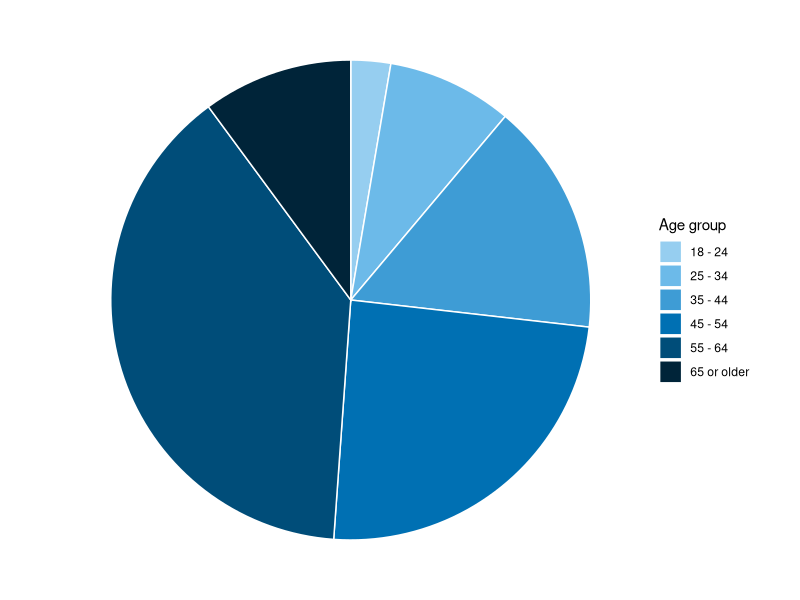

Reproduce this figure in R. (Note: this script raises an error after producing the figure.)
library(tidyverse)

# Load data
final_data <- read.csv("Data/data_clean.csv")

anglers <- final_data[,-1]
rownames(anglers) <- final_data[,1]

######### * DATA PREPARATION ######### 

### Set factor levels ###

anglers <- anglers %>%
  mutate(LICENSE = factor(LICENSE, levels = c("Saltwater","General","Shoreline","Charter")),
         AGE = factor(AGE, levels = c("18 - 24","25 - 34","35 - 44","45 - 54","55 - 64","65 or older")),
         GENDER = factor(GENDER, levels = c("Male","Female")),
         COUNTY = factor(COUNTY, levels = c("Hillsborough","Manatee","Pasco","Pinellas","Polk","Sarasota","Other")),
         INCOME = factor(INCOME, levels = c("$25,000 or less","$25,001 - $50,000","$50,001 - $75,000","$75,001 - $100,000","$100,000 or more")),
         FREQUENCY = factor(FREQUENCY, levels = c("A few times","About once a month","About once a week","Many times a week")),
         DURATION = factor(DURATION, levels = c("Less than a year","1 - 4 years","5 - 9 years","10 - 19 years","20 years or more")),
         SKILL = factor(SKILL, levels = c("Very poor","Poor","Fair","Good","Excellent")),
         SPECIES_SNOOK = factor(SPECIES_SNOOK, levels = c("Never","Rarely","Sometimes","Often","Always")),
         SPECIES_SEATROUT = factor(SPECIES_SEATROUT, levels = c("Never","Rarely","Sometimes","Often","Always")),
         SPECIES_REDDRUM = factor(SPECIES_REDDRUM, levels = c("Never","Rarely","Sometimes","Often","Always")),
         SPECIES_TARPON = factor(SPECIES_TARPON, levels = c("Never","Rarely","Sometimes","Often","Always")),
         SPECIES_SHEEPSHEAD = factor(SPECIES_SHEEPSHEAD, levels = c("Never","Rarely","Sometimes","Often","Always")),
         SPECIES_SNAPPER = factor(SPECIES_SNAPPER, levels = c("Never","Rarely","Sometimes","Often","Always")),
         SPECIES_GROUPER = factor(SPECIES_GROUPER, levels = c("Never","Rarely","Sometimes","Often","Always")),
         SPECIES_OTHER = factor(SPECIES_OTHER, levels = c("Never","Rarely","Sometimes","Often","Always")),
         HABITAT_SEAGRASS = factor(HABITAT_SEAGRASS, levels = c("Never","Rarely","Sometimes","Often","Always")),
         HABITAT_HARDBTM = factor(HABITAT_HARDBTM, levels = c("Never","Rarely","Sometimes","Often","Always")),
         HABITAT_ARTREEF = factor(HABITAT_ARTREEF, levels = c("Never","Rarely","Sometimes","Often","Always")),
         HABITAT_RIVER = factor(HABITAT_RIVER, levels = c("Never","Rarely","Sometimes","Often","Always")),
         HABITAT_SHORELINE = factor(HABITAT_SHORELINE, levels = c("Never","Rarely","Sometimes","Often","Always")),
         HABITAT_INFRASTR = factor(HABITAT_INFRASTR, levels = c("Never","Rarely","Sometimes","Often","Always")),
         AR_RELIEF = factor(AR_RELIEF, levels = c("Not sure","Low","Moderate","High")),
         AR_SIZE = factor(AR_SIZE, levels = c("Not sure","Small","Medium","Large")),
         AR_DEPTH = factor(AR_DEPTH, levels = c("Not sure","Shallow","Moderate","Deep")),
         AR_COMPLEX = factor(AR_COMPLEX, levels = c("Not sure","Simple","Moderate","Complex")),
         AR_MATERIAL_CONCRETE = factor(AR_MATERIAL_CONCRETE, levels = c("Not sure","Never","Rarely","Sometimes","Often","Always")),
         AR_MATERIAL_PREFAB = factor(AR_MATERIAL_PREFAB, levels = c("Not sure","Never","Rarely","Sometimes","Often","Always")),
         AR_MATERIAL_ROCK = factor(AR_MATERIAL_ROCK, levels = c("Not sure","Never","Rarely","Sometimes","Often","Always")),
         AR_MATERIAL_TIRE = factor(AR_MATERIAL_TIRE, levels = c("Not sure","Never","Rarely","Sometimes","Often","Always")),
         CONCRETE_ATTRACTFISH = factor(CONCRETE_ATTRACTFISH, levels = c("Strongly disagree","Disagree","Somewhat disagree","Somewhat agree","Agree","Strongly agree")),
         CONCRETE_WORSEWQ = factor(CONCRETE_WORSEWQ, levels = c("Strongly disagree","Disagree","Somewhat disagree","Somewhat agree","Agree","Strongly agree")),
         CONCRETE_SEDSTABILIZE = factor(CONCRETE_SEDSTABILIZE, levels = c("Strongly disagree","Disagree","Somewhat disagree","Somewhat agree","Agree","Strongly agree")),
         CONCRETE_DAMAGEHAB = factor(CONCRETE_DAMAGEHAB, levels = c("Strongly disagree","Disagree","Somewhat disagree","Somewhat agree","Agree","Strongly agree")),
         CONCRETE_RESTORETOOL = factor(CONCRETE_RESTORETOOL, levels = c("Strongly disagree","Disagree","Somewhat disagree","Somewhat agree","Agree","Strongly agree")),
         TIRE_ATTRACTFISH = factor(TIRE_ATTRACTFISH, levels = c("Strongly disagree","Disagree","Somewhat disagree","Somewhat agree","Agree","Strongly agree")),
         TIRE_WORSEWQ = factor(TIRE_WORSEWQ, levels = c("Strongly disagree","Disagree","Somewhat disagree","Somewhat agree","Agree","Strongly agree")),
         TIRE_SEDSTABILIZE = factor(TIRE_SEDSTABILIZE, levels = c("Strongly disagree","Disagree","Somewhat disagree","Somewhat agree","Agree","Strongly agree")),
         TIRE_DAMAGEHAB = factor(TIRE_DAMAGEHAB, levels = c("Strongly disagree","Disagree","Somewhat disagree","Somewhat agree","Agree","Strongly agree")),
         TIRE_RESTORETOOL = factor(TIRE_RESTORETOOL, levels = c("Strongly disagree","Disagree","Somewhat disagree","Somewhat agree","Agree","Strongly agree")),
         FUNDING = factor(FUNDING, levels = c("Opposed","Neutral","Supportive")),
         AWARE = factor(AWARE, levels = c("No","Yes")))

# Determine which anglers use tire reefs
anglers <- anglers %>%
  mutate(AR_USER = ifelse(HABITAT_ARTREEF == "Never" | HABITAT_ARTREEF == "Not sure", "Non-user",
                          ifelse(is.na(AR_MATERIAL_TIRE) | AR_MATERIAL_TIRE == "Never" | AR_MATERIAL_TIRE == "Not sure", "Other Reef User", "Tire Reef User"))) %>%
  mutate(AR_USER = factor(AR_USER, levels = c("Non-user","Other Reef User","Tire Reef User")))


######### * SUMMARIES ######### 

AGE <- anglers %>%
  drop_na(AGE) %>%
  group_by(AGE) %>%
  summarise(n = n()) %>%
  mutate(pct = n/sum(n)*100)
plot_AGE <- ggplot(AGE, aes(x = "", y = pct, fill = AGE)) +
  geom_col(color = "white") +
  scale_fill_manual(name = "Age group", values = c("#96CEF0","#6CBAE9","#3E9CD5","#0070B3","#004D79","#002439")) +
  coord_polar(theta = "y", direction = -1) +
  theme_void() +
  theme(
    strip.text = element_text(face = "bold", size = 12))
ggsave(file='C:/Users/bsimm/Dropbox/Tampa Bay Estuary Program/Research/BSS/RESULTS/AGE.svg', plot=plot_AGE, width=175, height=65, units = "mm", bg = "transparent")
write.csv(AGE, file='C:/Users/bsimm/Dropbox/Tampa Bay Estuary Program/Research/BSS/RESULTS/AGE.csv', row.names = FALSE)


GENDER <- anglers %>%
  drop_na(GENDER) %>% 
  group_by(GENDER) %>%
  summarise(n = n()) %>%
  mutate(pct = n/sum(n)*100)
plot_GENDER <- ggplot(GENDER, aes(x = "", y = pct, fill = GENDER)) +
  geom_col(color = "white") +
  scale_fill_manual(name = "Gender", values = c("#004F7E","#02806E")) +
  coord_polar(theta = "y", direction = -1) +
  theme_void() +
  theme(
    strip.text = element_text(face = "bold", size = 12))
ggsave(file='C:/Users/bsimm/Dropbox/Tampa Bay Estuary Program/Research/BSS/RESULTS/GENDER.svg', plot=plot_GENDER, width=175, height=65, units = "mm", bg = "transparent")
write.csv(GENDER, file='C:/Users/bsimm/Dropbox/Tampa Bay Estuary Program/Research/BSS/RESULTS/GENDER.csv', row.names = FALSE)


COUNTY <- anglers %>%
  drop_na(COUNTY) %>% 
  group_by(COUNTY) %>%
  summarise(n = n()) %>%
  mutate(pct = n/sum(n)*100)
plot_COUNTY <- ggplot(COUNTY, aes(x = "", y = pct, fill = COUNTY)) +
  geom_col(color = "white") +
  scale_fill_manual(name = "County", values = c("#02806E","#004F7E","#5C524F","#DC9E00","#962C14","#653682","#000000")) +
  coord_polar(theta = "y", direction = -1) +
  theme_void() +
  theme(
    strip.text = element_text(face = "bold", size = 12))
ggsave(file='C:/Users/bsimm/Dropbox/Tampa Bay Estuary Program/Research/BSS/RESULTS/COUNTY.svg', plot=plot_COUNTY, width=175, height=65, units = "mm", bg = "transparent")
write.csv(COUNTY, file='C:/Users/bsimm/Dropbox/Tampa Bay Estuary Program/Research/BSS/RESULTS/COUNTY.csv', row.names = FALSE)


FREQUENCY <- anglers %>%
  drop_na(FREQUENCY) %>% 
  group_by(FREQUENCY) %>%
  summarise(n = n()) %>%
  mutate(pct = n/sum(n)*100)
plot_FREQUENCY <- ggplot(FREQUENCY, aes(x = "", y = pct, fill = FREQUENCY)) +
  geom_col(color = "white") +
  scale_fill_manual(name = "Annual Fishing Frequency", values = c("#96CEF0","#3E9CD5","#004D79","#002439")) +
  coord_polar(theta = "y", direction = -1) +
  theme_void() +
  theme(
    strip.text = element_text(face = "bold", size = 12))
ggsave(file='C:/Users/bsimm/Dropbox/Tampa Bay Estuary Program/Research/BSS/RESULTS/FREQUENCY.svg', plot=plot_SEASONALITY, width=175, height=65, units = "mm", bg = "transparent")
write.csv(FREQUENCY, file='C:/Users/bsimm/Dropbox/Tampa Bay Estuary Program/Research/BSS/RESULTS/FREQUENCY.csv', row.names = FALSE)


DURATION <- anglers %>%
  drop_na(DURATION) %>%
  group_by(DURATION) %>%
  summarise(n = n()) %>%
  mutate(pct = n/sum(n)*100)
plot_DURATION <- ggplot(DURATION, aes(x = "", y = pct, fill = DURATION)) +
  geom_col(color = "white") +
  scale_fill_manual(name = "Fishing Experience in Tampa Bay", values = c("#96CEF0","#3E9CD5","#0070B3","#004D79","#002439")) +
  coord_polar(theta = "y", direction = -1) +
  theme_void() +
  theme(
    strip.text = element_text(face = "bold", size = 12))
ggsave(file='C:/Users/bsimm/Dropbox/Tampa Bay Estuary Program/Research/BSS/RESULTS/DURATION.svg', plot=plot_DURATION, width=175, height=65, units = "mm", bg = "transparent")
write.csv(DURATION, file='C:/Users/bsimm/Dropbox/Tampa Bay Estuary Program/Research/BSS/RESULTS/DURATION.csv', row.names = FALSE)


SKILL <- anglers %>%
  drop_na(SKILL) %>%
  group_by(SKILL) %>%
  summarise(n = n()) %>%
  mutate(pct = n/sum(n)*100)
plot_SKILL <- ggplot(SKILL, aes(x = "", y = pct, fill = SKILL)) +
  geom_col(color = "white") +
  scale_fill_manual(name = "Skill at Fishing\n(self-assessed)", values = c("#96CEF0","#3E9CD5","#0070B3","#004D79","#002439")) +
  coord_polar(theta = "y", direction = -1) +
  theme_void() +
  theme(
    strip.text = element_text(face = "bold", size = 12))
ggsave(file='C:/Users/bsimm/Dropbox/Tampa Bay Estuary Program/Research/BSS/RESULTS/SKILL.svg', plot=plot_SKILL, width=175, height=65, units = "mm", bg = "transparent")
write.csv(SKILL, file='C:/Users/bsimm/Dropbox/Tampa Bay Estuary Program/Research/BSS/RESULTS/SKILL.csv', row.names = FALSE)


AWARE <- anglers %>%
  drop_na(AWARE) %>% 
  group_by(AWARE) %>%
  summarise(n = n()) %>%
  mutate(pct = n/sum(n)*100)
plot_AWARE <- ggplot(AWARE, aes(x = "", y = pct, fill = AWARE)) +
  geom_col(color = "white") +
  scale_fill_manual(name = "Awareness of Planned Tire Reef\nRemoval by Pinellas County", values = c("#004F7E","#02806E")) +
  coord_polar(theta = "y", direction = -1) +
  theme_void() +
  theme(
    strip.text = element_text(face = "bold", size = 12))
ggsave(file='C:/Users/bsimm/Dropbox/Tampa Bay Estuary Program/Research/BSS/RESULTS/AWARE.svg', plot=plot_AWARE, width=175, height=65, units = "mm", bg = "transparent")
write.csv(AWARE, file='C:/Users/bsimm/Dropbox/Tampa Bay Estuary Program/Research/BSS/RESULTS/AWARE.csv', row.names = FALSE)

FUNDING <- anglers %>%
  drop_na(FUNDING) %>% 
  group_by(FUNDING) %>%
  summarise(n = n()) %>%
  mutate(pct = n/sum(n)*100)
plot_FUNDING <- ggplot(FUNDING, aes(x = "", y = pct, fill = FUNDING)) +
  geom_col(color = "white") +
  scale_fill_manual(name = "Using Public Funds for\nArtificial Reef Management", values = c("#962C14","#DC9E00","#004F7E")) +
  coord_polar(theta = "y", direction = -1) +
  theme_void() +
  theme(
    strip.text = element_text(face = "bold", size = 12))
ggsave(file='C:/Users/bsimm/Dropbox/Tampa Bay Estuary Program/Research/BSS/RESULTS/FUNDING.svg', plot=plot_FUNDING, width=175, height=65, units = "mm", bg = "transparent")
write.csv(FUNDING, file='C:/Users/bsimm/Dropbox/Tampa Bay Estuary Program/Research/BSS/RESULTS/FUNDING.csv', row.names = FALSE)



REASONS <- anglers %>%
  select(REASON_FUN:REASON_OTHER) %>%
  pivot_longer(cols = starts_with("REASON_"),
               names_to = "REASON",
               names_prefix = "REASON_",
               values_to = "SELECTION") %>%
  mutate(REASON = factor(REASON, levels = c("FUN","FOOD","SELL","CHARTER","OTHER"))) %>%
  group_by(REASON) %>%
  summarise(Count = sum(SELECTION == 1, na.rm = TRUE), 
            .groups = "drop") %>%
  mutate(pct = Count/485*100)
plot_REASONS <- ggplot(REASONS, aes(x = REASON, y = pct)) +
  geom_bar(stat="identity", fill = "#5C524F") +
  ylim(0,100) + 
  scale_x_discrete(labels = c(
    "FUN" = "Fishing for\nfun or sport",
    "FOOD" = "Fishing for\ntheir own food",
    "SELL" = "Fishing for\nfood to sell",
    "CHARTER" = "Providing chartered\nfishing trips",
    "OTHER" = "Some other\nreason")) +
  labs(x = "Typical Reason(s) for Fishing", y = "Anglers (%)") +
  theme_classic() +
  theme(axis.title = element_text(face = "bold"),
        axis.title.x = element_text(margin = margin(t = 11)),
        axis.title.y = element_text(margin = margin(r = 9)),
        panel.background = element_rect(fill = "transparent"),
        plot.background = element_rect(fill = "transparent", color = NA),
        legend.background = element_rect(fill = "transparent", color = NA),
        legend.box.background = element_rect(fill = "transparent", color = NA))
ggsave(file='C:/Users/bsimm/Dropbox/Tampa Bay Estuary Program/Research/BSS/RESULTS/REASONS.svg', plot=plot_REASONS, width=170, height=100, units = "mm", bg = "transparent")
write.csv(REASONS, file='C:/Users/bsimm/Dropbox/Tampa Bay Estuary Program/Research/BSS/RESULTS/REASONS.csv', row.names = FALSE)


HABITATS <- anglers %>%
  select(HABITAT_SEAGRASS:HABITAT_INFRASTR) %>%
  pivot_longer(cols = starts_with("HABITAT_"),
               names_to = "HABITAT",
               names_prefix = "HABITAT_",
               values_to = "SELECTION") %>%
  mutate(HABITAT = factor(HABITAT, levels = c("SEAGRASS","HARDBTM","ARTREEF","SHORELINE","RIVER","INFRASTR"))) %>%
  mutate(SELECTION = factor(SELECTION, levels = c("Always","Often","Sometimes","Rarely","Never"))) %>%
  group_by(HABITAT, SELECTION) %>%
  summarise(Count = n()) %>%
  mutate(pct = Count/sum(Count)*100)
plot_HABITATS <- ggplot(HABITATS, aes(x=HABITAT, y=pct, fill=SELECTION)) +
  geom_bar(stat = "identity", position = "stack") +
  geom_col(color = "white") +
  scale_fill_manual(name = "Frequency of Use", values = c("Never" = "#96CEF0",
                                                   "Rarely" = "#3E9CD5",
                                                   "Sometimes" = "#0070B3",
                                                   "Often" = "#004D79",
                                                   "Always" = "#002439")) +
  xlab("Fishing Habitat") +
  ylab("Anglers (%)") +
  scale_x_discrete(labels = c(
    "SEAGRASS" = "Seagrass bed",
    "HARDBTM" = "Natural hard bottom\n(ledge, reef, sponge)",
    "ARTREEF" = "Artificial reef\n(concrete, rock, reef ball)",
    "SHORELINE" = "Natural shoreline\n(beach, mangrove, marsh)",
    "RIVER" = "River or creek",
    "INFRASTR" = "Exposed infrastructure\n(bridge, dock, pier)")) +
  theme_classic() +
  theme(axis.title = element_text(face = "bold"),
        axis.title.x = element_text(margin = margin(t = 11)),
        axis.title.y = element_text(margin = margin(r = 9)),
        panel.background = element_rect(fill = "transparent"),
        plot.background = element_rect(fill = "transparent", color = NA),
        legend.background = element_rect(fill = "transparent", color = NA),
        legend.box.background = element_rect(fill = "transparent", color = NA))
ggsave(file='C:/Users/bsimm/Dropbox/Tampa Bay Estuary Program/Research/BSS/RESULTS/REASONS.svg', plot=plot_REASONS, width=170, height=100, units = "mm", bg = "transparent")
write.csv(REASONS, file='C:/Users/bsimm/Dropbox/Tampa Bay Estuary Program/Research/BSS/RESULTS/REASONS.csv', row.names = FALSE)

AR_USER <- anglers %>%
  drop_na(AR_USER) %>% 
  group_by(AR_USER) %>%
  summarise(n = n()) %>%
  mutate(pct = n/sum(n)*100)
plot_AR_USER <- ggplot(AR_USER, aes(x = "", y = pct, fill = AR_USER)) +
  geom_col(color = "white") +
  scale_fill_manual(name = "Artificial Reef Use", values = c("#5C524F","#004F7E","#02806E")) +
  coord_polar(theta = "y", direction = -1) +
  theme_void() +
  theme(
    strip.text = element_text(face = "bold", size = 12))
ggsave(file='C:/Users/bsimm/Dropbox/Tampa Bay Estuary Program/Research/BSS/RESULTS/AR_USER.svg', plot=plot_AR_USER, width=175, height=65, units = "mm", bg = "transparent")
write.csv(AR_USER, file='C:/Users/bsimm/Dropbox/Tampa Bay Estuary Program/Research/BSS/RESULTS/AR_USER.csv', row.names = FALSE)



######### * TIRE REEF MANAGEMENT ACTIONS ######### 


# Reshape
anglers_long <- anglers %>%
  pivot_longer(cols = starts_with("ACTION_"),
               names_to = "ACTION",
               names_prefix = "ACTION_",
               values_to = "SUPPORT") %>%
  mutate(ACTION = factor(ACTION, levels = c("MONITOR","STABILIZE","COVER","REMOVEPART","REMOVEALL")))

action_means_all <- anglers_long %>%
  group_by(ACTION) %>%
  summarise(
    mean = mean(SUPPORT, na.rm = TRUE),
    sd = sd(SUPPORT, na.rm = TRUE),
    .groups = "drop")
action_means_users <- anglers_long %>%
  group_by(AR_USER, ACTION) %>%
  summarise(
    mean = mean(SUPPORT, na.rm = TRUE),
    sd = sd(SUPPORT, na.rm = TRUE),
    .groups = "drop")

#write.csv(action_means, file='C:/Users/bsimm/Dropbox/Tampa Bay Estuary Program/Research/Angler Preferences/Results/action_means.csv', row.names = FALSE)

# Boxplots (All)
ggplot(anglers_long, aes(x = ACTION, y = SUPPORT)) +
  geom_rect(aes(xmin = -Inf, xmax = Inf, ymin = 4, ymax = 6),inherit.aes = FALSE,fill = "grey90",alpha = 0.1) +
  geom_boxplot(width = 0.7, outlier.shape = NA, fill = "#5C524F", color = "#5C524F", alpha = 0.6) +  # hide outliers for cleaner look
  geom_hline(yintercept = 5, linetype = "solid", color = "black") +
  scale_y_continuous(limits = c(0, 10), breaks = seq(0, 10, by = 2)) +
  scale_x_discrete(labels = c(
    "MONITOR" = "No action,\njust monitor",
    "STABILIZE" = "Stabilize\nperimeter",
    "COVER" = "Cover with\nrock or concrete",
    "REMOVEPART" = "Remove some\nof the tires",
    "REMOVEALL" = "Remove all\nof the tires")) +
  labs(x = "Proposed Management Action", y = "Level of Support") +
  theme_classic() +
  theme(axis.title = element_text(face = "bold"),
        axis.title.x = element_text(margin = margin(t = 11)),
        axis.title.y = element_text(margin = margin(r = 9)),
        panel.background = element_rect(fill = "transparent"),
        plot.background = element_rect(fill = "transparent", color = NA),
        legend.background = element_rect(fill = "transparent", color = NA),
        legend.box.background = element_rect(fill = "transparent", color = NA))
# Boxplots (By Users)
ggplot(anglers_long, aes(x = ACTION, y = SUPPORT, fill = AR_USER, color = AR_USER)) +
  geom_rect(aes(xmin = -Inf, xmax = Inf, ymin = 4, ymax = 6),inherit.aes = FALSE,fill = "grey90",alpha = 0.1) +
  geom_boxplot(width = 0.7, outlier.shape = NA, alpha = 0.6) +  # hide outliers for cleaner look
  geom_hline(yintercept = 5, linetype = "solid", color = "black") +
  scale_fill_manual(name = "Artificial Reef Use", values = c("#5C524F", "#004F7E", "#00806E")) +
  scale_color_manual(name = "Artificial Reef Use", values = c("#5C524F", "#004F7E", "#00806E")) +
  scale_y_continuous(limits = c(0, 10), breaks = seq(0, 10, by = 2)) +
  scale_x_discrete(labels = c(
    "MONITOR" = "No action,\njust monitor",
    "STABILIZE" = "Stabilize\nperimeter",
    "COVER" = "Cover with\nrock or concrete",
    "REMOVEPART" = "Remove some\nof the tires",
    "REMOVEALL" = "Remove all\nof the tires")) +
  labs(x = "Proposed Management Action", y = "Level of Support") +
  theme_classic() +
  theme(axis.title = element_text(face = "bold"),
        axis.title.x = element_text(margin = margin(t = 11)),
        axis.title.y = element_text(margin = margin(r = 9)),
        panel.background = element_rect(fill = "transparent"),
        plot.background = element_rect(fill = "transparent", color = NA),
        legend.background = element_rect(fill = "transparent", color = NA),
        legend.box.background = element_rect(fill = "transparent", color = NA))
# Boxplots (By Funding Support)
ggplot(anglers_long, aes(x = ACTION, y = SUPPORT, fill = FUNDING, color = FUNDING)) +
  geom_rect(aes(xmin = -Inf, xmax = Inf, ymin = 4, ymax = 6),inherit.aes = FALSE,fill = "grey90",alpha = 0.1) +
  geom_boxplot(width = 0.7, outlier.shape = NA, alpha = 0.6) +  # hide outliers for cleaner look
  geom_hline(yintercept = 5, linetype = "solid", color = "black") +
  scale_fill_manual(name = "Use of Public Funds for\nArtificial Reef Management", values = c("#962C14", "#DC9E00", "#004F7E")) +
  scale_color_manual(name = "Use of Public Funds for\nArtificial Reef Management", values = c("#962C14", "#DC9E00", "#004F7E")) +
  scale_y_continuous(limits = c(0, 10), breaks = seq(0, 10, by = 2)) +
  scale_x_discrete(labels = c(
    "MONITOR" = "No action,\njust monitor",
    "STABILIZE" = "Stabilize\nperimeter",
    "COVER" = "Cover with\nrock or concrete",
    "REMOVEPART" = "Remove some\nof the tires",
    "REMOVEALL" = "Remove all\nof the tires")) +
  labs(x = "Proposed Management Action", y = "Level of Support") +
  theme_classic() +
  theme(axis.title = element_text(face = "bold"),
        axis.title.x = element_text(margin = margin(t = 11)),
        axis.title.y = element_text(margin = margin(r = 9)),
        panel.background = element_rect(fill = "transparent"),
        plot.background = element_rect(fill = "transparent", color = NA),
        legend.background = element_rect(fill = "transparent", color = NA),
        legend.box.background = element_rect(fill = "transparent", color = NA))
# Boxplots (By Frequency)
ggplot(anglers_long, aes(x = ACTION, y = SUPPORT, fill = FREQUENCY, color = FREQUENCY)) +
  geom_rect(aes(xmin = -Inf, xmax = Inf, ymin = 4, ymax = 6),inherit.aes = FALSE,fill = "grey90",alpha = 0.1) +
  geom_boxplot(width = 0.7, outlier.shape = NA, alpha = 0.6) +  # hide outliers for cleaner look
  geom_hline(yintercept = 5, linetype = "solid", color = "black") +
  scale_fill_manual(name = "Annual Fishing Frequency", values = c("#96CEF0", "#3E9CD5", "#004D79","#002439")) +
  scale_color_manual(name = "Annual Fishing Frequency", values = c("#96CEF0", "#3E9CD5", "#004D79","#002439")) +
  scale_y_continuous(limits = c(0, 10), breaks = seq(0, 10, by = 2)) +
  scale_x_discrete(labels = c(
    "MONITOR" = "No action,\njust monitor",
    "STABILIZE" = "Stabilize\nperimeter",
    "COVER" = "Cover with\nrock or concrete",
    "REMOVEPART" = "Remove some\nof the tires",
    "REMOVEALL" = "Remove all\nof the tires")) +
  labs(x = "Proposed Management Action", y = "Level of Support") +
  theme_classic() +
  theme(axis.title = element_text(face = "bold"),
        axis.title.x = element_text(margin = margin(t = 11)),
        axis.title.y = element_text(margin = margin(r = 9)),
        panel.background = element_rect(fill = "transparent"),
        plot.background = element_rect(fill = "transparent", color = NA),
        legend.background = element_rect(fill = "transparent", color = NA),
        legend.box.background = element_rect(fill = "transparent", color = NA))
# Boxplots (By Duration)
ggplot(anglers_long %>%
         # Reclassify groups
         mutate(DURATION = as.character(DURATION)) %>%
         mutate(DURATIONred = ifelse(is.na(DURATION), NA,
                                     ifelse(DURATION == "Less than a year", "Less than 5 years",
                                            ifelse(DURATION == "1 - 4 years", "Less than 5 years", DURATION)))) %>%
         mutate(DURATIONred = factor(DURATIONred, levels = c("Less than 5 years","5 - 9 years","10 - 19 years","20 years or more"))), 
       aes(x = ACTION, y = SUPPORT, fill = DURATIONred, color = DURATIONred)) +
  geom_rect(aes(xmin = -Inf, xmax = Inf, ymin = 4, ymax = 6),inherit.aes = FALSE,fill = "grey90",alpha = 0.1) +
  geom_boxplot(width = 0.7, outlier.shape = NA, alpha = 0.6) +  # hide outliers for cleaner look
  geom_hline(yintercept = 5, linetype = "solid", color = "black") +
  scale_fill_manual(name = "Fishing Experience", values = c("#96CEF0", "#3E9CD5", "#004D79","#002439")) +
  scale_color_manual(name = "Fishing Experience", values = c("#96CEF0", "#3E9CD5", "#004D79","#002439")) +
  scale_y_continuous(limits = c(0, 10), breaks = seq(0, 10, by = 2)) +
  scale_x_discrete(labels = c(
    "MONITOR" = "No action,\njust monitor",
    "STABILIZE" = "Stabilize\nperimeter",
    "COVER" = "Cover with\nrock or concrete",
    "REMOVEPART" = "Remove some\nof the tires",
    "REMOVEALL" = "Remove all\nof the tires")) +
  labs(x = "Proposed Management Action", y = "Level of Support") +
  theme_classic() +
  theme(axis.title = element_text(face = "bold"),
        axis.title.x = element_text(margin = margin(t = 11)),
        axis.title.y = element_text(margin = margin(r = 9)),
        panel.background = element_rect(fill = "transparent"),
        plot.background = element_rect(fill = "transparent", color = NA),
        legend.background = element_rect(fill = "transparent", color = NA),
        legend.box.background = element_rect(fill = "transparent", color = NA))
#ggsave(file='C:/Users/bsimm/Dropbox/Tampa Bay Estuary Program/Research/BSS/RESULTS/SHORE_DESIRE.svg', plot=plot_SHORE_DESIRE, width=200, height=125, units = "mm", bg = "transparent")


######### * SPATIAL DISTRIBUTION ######### 

### MAP ANGLER PRESENCE ###

# Identify Support/Opposition of Complete Tire Removal
anglers <- anglers %>%
  mutate(REMOVEALL_CAT = ifelse(ACTION_REMOVEALL <= 4, "Oppose",
                                 ifelse(ACTION_REMOVEALL >= 6, "Support", "Neutral")))

# Reshape
zones_long <- anglers %>%
  pivot_longer(cols = starts_with("ZONE_"),
               names_to = "ZONE",
               names_prefix = "ZONE_",
               values_to = "PRESENCE") %>%
  mutate(ZONE = as.integer(ZONE))

# All anglers (n = 485)
zones <- zones_long %>%
  group_by(ZONE) %>%
  summarise(
    anglers = sum(PRESENCE)) %>%
  mutate(pct = round(anglers/485*100, digits = 0))

# Artificial reef anglers (n = 402)
zones_AR <- zones_long %>%
  filter(AR_USER != "Non-user") %>%
  group_by(ZONE) %>%
  summarise(
    AR_anglers = sum(PRESENCE)) %>%
  mutate(AR_pct = round(AR_anglers/402*100, digits = 0))

# Tire reef anglers (n = 71)
zones_tire <- zones_long %>%
  filter(AR_USER == "Tire Reef User") %>%
  group_by(ZONE) %>%
  summarise(
    tire_anglers = sum(PRESENCE)) %>%
  mutate(tire_pct = round(tire_anglers/71*100, digits = 0))

# Complete Removal Opposition (n = 130)
zones_oppose <- zones_long %>%
  filter(REMOVEALL_CAT == "Oppose") %>%
  group_by(ZONE) %>%
  summarise(
    oppose_anglers = sum(PRESENCE)) %>%
  mutate(oppose_pct = round(oppose_anglers/130*100, digits = 0))

# Complete Removal Support (n = 263)
zones_support <- zones_long %>%
  filter(REMOVEALL_CAT == "Support") %>%
  group_by(ZONE) %>%
  summarise(
    support_anglers = sum(PRESENCE)) %>%
  mutate(support_pct = round(support_anglers/263*100, digits = 0))

# Combine
zones <- zones %>%
  left_join(zones_AR, by = "ZONE") %>%
  left_join(zones_tire, by = "ZONE") %>%
  left_join(zones_support, by = "ZONE") %>%
  left_join(zones_oppose, by = "ZONE") %>%
  mutate(pct_group = ifelse(pct < 10, 1,
                            ifelse(pct >= 10 & pct < 20, 2,
                                   ifelse(pct >= 20 & pct < 30, 3,
                                          ifelse(pct >= 30 & pct < 40, 4,
                                                 ifelse(pct >= 40 & pct < 50, 5,
                                                        ifelse(pct >= 50 & pct < 60, 6, 7)))))),
         tire_pct_group = ifelse(tire_pct < 10, 1,
                            ifelse(tire_pct >= 10 & tire_pct < 20, 2,
                                   ifelse(tire_pct >= 20 & tire_pct < 30, 3,
                                          ifelse(tire_pct >= 30 & tire_pct < 40, 4,
                                                 ifelse(tire_pct >= 40 & tire_pct < 50, 5,
                                                        ifelse(tire_pct >= 50 & tire_pct < 60, 6, 7)))))),
         support_pct_group = ifelse(support_pct < 10, 1,
                                 ifelse(support_pct >= 10 & support_pct < 20, 2,
                                        ifelse(support_pct >= 20 & support_pct < 30, 3,
                                               ifelse(support_pct >= 30 & support_pct < 40, 4,
                                                      ifelse(support_pct >= 40 & support_pct < 50, 5,
                                                             ifelse(support_pct >= 50 & support_pct < 60, 6, 7)))))),
         oppose_pct_group = ifelse(oppose_pct < 10, 1,
                                 ifelse(oppose_pct >= 10 & oppose_pct < 20, 2,
                                        ifelse(oppose_pct >= 20 & oppose_pct < 30, 3,
                                               ifelse(oppose_pct >= 30 & oppose_pct < 40, 4,
                                                      ifelse(oppose_pct >= 40 & oppose_pct < 50, 5,
                                                             ifelse(oppose_pct >= 50 & oppose_pct < 60, 6, 7)))))))
         
write.csv(zones, file='C:/Users/bsimm/Dropbox/Tampa Bay Estuary Program/Research/Angler Preferences/Results/zones.csv', row.names = FALSE)


### MAP SUPPORT FOR COMPLETE REMOVAL ###

# Keep only zones that a person selected
zones_present <- zones_long %>%
  filter(PRESENCE == 1)

# Calculate average support for complete removal by zone
zone_means_all <- zones_present %>%
  group_by(ZONE) %>%
  summarise(
    median = median(ACTION_REMOVEALL, na.rm = TRUE),
    mean = mean(ACTION_REMOVEALL, na.rm = TRUE),
    sd = sd(ACTION_REMOVEALL, na.rm = TRUE),
    .groups = "drop")

write.csv(zone_means_all, file='C:/Users/bsimm/Dropbox/Tampa Bay Estuary Program/Research/Angler Preferences/Results/zones_medians.csv', row.names = FALSE)


zone_means_allpart <- zones_present %>%
  group_by(ZONE) %>%
  summarise(
    median = median(ACTION_REMOVEPART, na.rm = TRUE),
    mean = mean(ACTION_REMOVEPART, na.rm = TRUE),
    sd = sd(ACTION_REMOVEPART, na.rm = TRUE),
    .groups = "drop")


zone_means_allstabilize <- zones_present %>%
  group_by(ZONE) %>%
  summarise(
    median = median(ACTION_STABILIZE, na.rm = TRUE),
    mean = mean(ACTION_STABILIZE, na.rm = TRUE),
    sd = sd(ACTION_STABILIZE, na.rm = TRUE),
    .groups = "drop")



######### * PERCEPTIONS OF TIRE REEFS ######### 

PERCEPTIONS_TIRES <- anglers %>%
  select(TIRE_ATTRACTFISH:TIRE_RESTORETOOL) %>%
  pivot_longer(cols = starts_with("TIRE_"),
               names_to = "ASPECT",
               names_prefix = "TIRE_",
               values_to = "AGREEMENT") %>%
  group_by(ASPECT, AGREEMENT) %>%
  summarise(n = n()) %>%
  mutate(pct = n/sum(n)*100)  %>%
  mutate(ASPECT = factor(ASPECT, levels = c("WORSEWQ","DAMAGEHAB","ATTRACTFISH","SEDSTABILIZE","RESTORETOOL")),
         AGREEMENT = factor(AGREEMENT, levels = c("Strongly agree","Agree","Somewhat agree","Somewhat disagree","Disagree","Strongly disagree")))
plot_PERCEPTIONS_TIRES <- ggplot(PERCEPTIONS_TIRES, aes(x=ASPECT, y=pct, fill=AGREEMENT)) +
  geom_bar(stat = "identity", position = "stack") +
  geom_col(color = "white") +
  scale_fill_manual(name = "Agreement", values = c("Strongly disagree" = "#983E12",
                               "Disagree" = "#D7632B",
                               "Somewhat disagree" = "#FFA67C",
                               "Somewhat agree" = "#7CACFF",
                               "Agree" = "#466EB4",
                               "Strongly agree" = "#244276")) +
  xlab("Perception of Tire Reefs") +
  ylab("Anglers (%)") +
  scale_x_discrete(labels = c(
    "RESTORETOOL" = "... are useful for\nrestoring habitats\n(Positive)",
    "SEDSTABILIZE" = "... stabilize sediments,\nprevent erosion\n(Positive)",
    "ATTRACTFISH" = "... attract a lot of\ndesirable fish\n(Positive)",
    "DAMAGEHAB" = "... damage natural\nhabitats\n(Negative)",
    "WORSEWQ" = "... worsen water\nquality\n(Negative)")) +
  #coord_flip() +
  theme_classic() +
  theme(axis.title = element_text(face = "bold"),
        axis.title.x = element_text(margin = margin(t = 11)),
        axis.title.y = element_text(margin = margin(r = 9)),
        panel.background = element_rect(fill = "transparent"),
        plot.background = element_rect(fill = "transparent", color = NA),
        legend.background = element_rect(fill = "transparent", color = NA),
        legend.box.background = element_rect(fill = "transparent", color = NA))
ggsave(file='C:/Users/bsimm/Dropbox/Tampa Bay Estuary Program/Research/BSS/RESULTS/PERCEPTIONS_TIRES.svg', plot=plot_PERCEPTIONS_TIRES, width=175, height=75, units = "mm", bg = "transparent")
write.csv(PERCEPTIONS_TIRES, file='C:/Users/bsimm/Dropbox/Tampa Bay Estuary Program/Research/BSS/RESULTS/PERCEPTIONS_TIRES.csv', row.names = FALSE)

PERCEPTIONS_CONCRETE <- anglers %>%
  select(CONCRETE_ATTRACTFISH:CONCRETE_RESTORETOOL) %>%
  pivot_longer(cols = starts_with("CONCRETE_"),
               names_to = "ASPECT",
               names_prefix = "CONCRETE_",
               values_to = "AGREEMENT") %>%
  group_by(ASPECT, AGREEMENT) %>%
  summarise(n = n()) %>%
  mutate(pct = n/sum(n)*100)  %>%
  mutate(ASPECT = factor(ASPECT, levels = c("WORSEWQ","DAMAGEHAB","ATTRACTFISH","SEDSTABILIZE","RESTORETOOL")),
         AGREEMENT = factor(AGREEMENT, levels = c("Strongly agree","Agree","Somewhat agree","Somewhat disagree","Disagree","Strongly disagree")))
plot_PERCEPTIONS_CONCRETE <- ggplot(PERCEPTIONS_CONCRETE, aes(x=ASPECT, y=pct, fill=AGREEMENT)) +
  geom_bar(stat = "identity", position = "stack") +
  geom_col(color = "white") +
  scale_fill_manual(name = "Agreement", values = c("Strongly disagree" = "#983E12",
                                                   "Disagree" = "#D7632B",
                                                   "Somewhat disagree" = "#FFA67C",
                                                   "Somewhat agree" = "#7CACFF",
                                                   "Agree" = "#466EB4",
                                                   "Strongly agree" = "#244276")) +
  xlab("Perception of Concrete Reefs") +
  ylab("Anglers (%)") +
  scale_x_discrete(labels = c(
    "RESTORETOOL" = "... are useful for\nrestoring habitats\n(Positive)",
    "SEDSTABILIZE" = "... stabilize sediments,\nprevent erosion\n(Positive)",
    "ATTRACTFISH" = "... attract a lot of\ndesirable fish\n(Positive)",
    "DAMAGEHAB" = "... damage natural\nhabitats\n(Negative)",
    "WORSEWQ" = "... worsen water\nquality\n(Negative)")) +
  #coord_flip() +
  theme_classic() +
  theme(axis.title = element_text(face = "bold"),
        axis.title.x = element_text(margin = margin(t = 11)),
        axis.title.y = element_text(margin = margin(r = 9)),
        panel.background = element_rect(fill = "transparent"),
        plot.background = element_rect(fill = "transparent", color = NA),
        legend.background = element_rect(fill = "transparent", color = NA),
        legend.box.background = element_rect(fill = "transparent", color = NA))
ggsave(file='C:/Users/bsimm/Dropbox/Tampa Bay Estuary Program/Research/BSS/RESULTS/PERCEPTIONS_CONCRETE.svg', plot=plot_PERCEPTIONS_CONCRETE, width=175, height=75, units = "mm", bg = "transparent")
write.csv(PERCEPTIONS_CONCRETE, file='C:/Users/bsimm/Dropbox/Tampa Bay Estuary Program/Research/BSS/RESULTS/PERCEPTIONS_CONCRETE.csv', row.names = FALSE)
